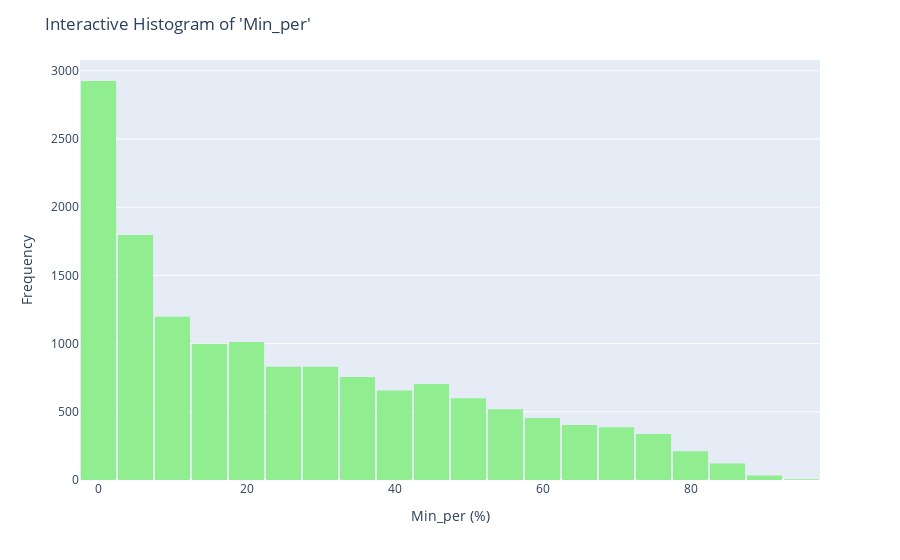

Write notebook code for a chart like this one.
### Markdown cell above
- There are 887 unique values
- There are significant number of high values indicating immense skill difference in team

### Code cell
fig = px.histogram(train, x='Min_per', nbins=30, color_discrete_sequence=['lightgreen'])
fig.update_layout(
    title="Interactive Histogram of 'Min_per'",
    xaxis_title='Min_per (%)',
    yaxis_title='Frequency',
    bargap=0.05
)
fig.show()

### Figure 1 — Plotly figure (JSON) as saved in the notebook; plotly's stock layout.template omitted (floating-point values rounded to 4 significant figures; data arrays with more than 128 entries replaced by an {"elided": "..."} marker saying what was removed)
{"data": [{"bingroup": "x", "hovertemplate": "Min_per=%{x}<br>count=%{y}<extra></extra>", "legendgroup": "", "marker": {"color": "lightgreen", "pattern": {"shape": ""}}, "name": "", "nbinsx": 30, "orientation": "v", "showlegend": false, "type": "histogram", "x": {"elided": "14774 float values"}, "xaxis": "x", "yaxis": "y"}], "layout": {"bargap": 0.05, "barmode": "relative", "legend": {"tracegroupgap": 0}, "margin": {"t": 60}, "title": {"text": "Interactive Histogram of 'Min_per'"}, "xaxis": {"anchor": "y", "domain": [0, 1], "title": {"text": "Min_per (%)"}}, "yaxis": {"anchor": "x", "domain": [0, 1], "title": {"text": "Frequency"}}}}
